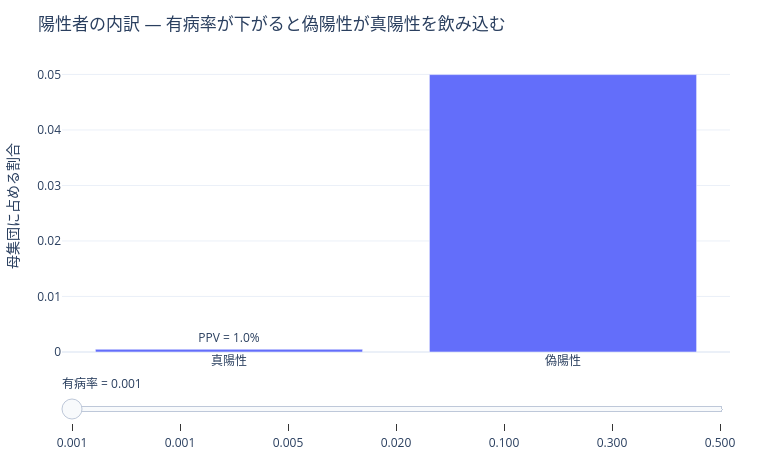

Notebook code cell kept with this figure:
### Markdown cell above
理由は数のバランスにある。病気の人は 1,000 人しかいないので真陽性はどう頑張っても
1,000 人が上限である。一方、健康な人は 999,000 人いて、その 5% が誤って陽性になる。
つまり偽陽性は約 50,000 人。**健康な人の母数が大きすぎる** のである。

ベイズの定理で書けば

$$
P(\text{病気} \mid \text{陽性})
= \frac{0.99 \times 0.001}{0.99 \times 0.001 + 0.05 \times 0.999}
$$

分子が小さいのは有病率 $0.001$ が掛かっているからで、
検査の性能とは関係がない。有病率を動かして、この綱引きを見よう。

### Code cell
plotting.ppv_slider(
    [0.0005, 0.001, 0.005, 0.02, 0.1, 0.3, 0.5], sensitivity=0.99, specificity=0.95
)

### Figure 1 — Plotly figure (JSON) as saved in the notebook; plotly's stock layout.template omitted (floating-point values rounded to 4 significant figures)
{"data": [{"text": ["PPV = 1.0%", ""], "type": "bar", "x": ["真陽性", "偽陽性"], "y": [0.000495, 0.04998]}], "layout": {"height": 460, "margin": {"b": 50, "l": 60, "r": 30, "t": 60}, "sliders": [{"currentvalue": {"prefix": "有病率 = "}, "steps": [{"args": [["0.001"], {"frame": {"duration": 0, "redraw": true}, "mode": "immediate"}], "label": "0.001", "method": "animate"}, {"args": [["0.001"], {"frame": {"duration": 0, "redraw": true}, "mode": "immediate"}], "label": "0.001", "method": "animate"}, {"args": [["0.005"], {"frame": {"duration": 0, "redraw": true}, "mode": "immediate"}], "label": "0.005", "method": "animate"}, {"args": [["0.020"], {"frame": {"duration": 0, "redraw": true}, "mode": "immediate"}], "label": "0.020", "method": "animate"}, {"args": [["0.100"], {"frame": {"duration": 0, "redraw": true}, "mode": "immediate"}], "label": "0.100", "method": "animate"}, {"args": [["0.300"], {"frame": {"duration": 0, "redraw": true}, "mode": "immediate"}], "label": "0.300", "method": "animate"}, {"args": [["0.500"], {"frame": {"duration": 0, "redraw": true}, "mode": "immediate"}], "label": "0.500", "method": "animate"}]}], "title": {"text": "陽性者の内訳 — 有病率が下がると偽陽性が真陽性を飲み込む"}, "width": 760, "xaxis": {"title": {}}, "yaxis": {"title": {"text": "母集団に占める割合"}}}}
